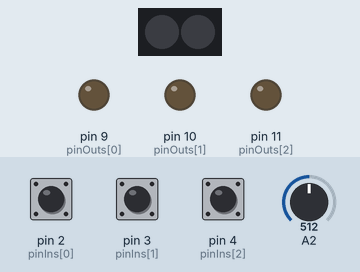
Bench run of a sketch on a simulated Arduino Mega 2560, built with avr-gcc and run on an emulated ATmega2560. Shown: 2 RGB LEDs in strip order, left to right, output pins drawn as LEDs (lit = HIGH). The test bench sets the inputs (shaded band); at power-on: pin 4 (pinIns[2]) HIGH, pin 2 (pinIns[0]) HIGH, pin 3 (pinIns[1]) HIGH, A2 = 512. Dim RGB values are drawn brighter than linear.

Above: at 2.7 s.
2.8 s: pin 4 (pinIns[2]) pulled LOW for 1 s
At 3.57 s:
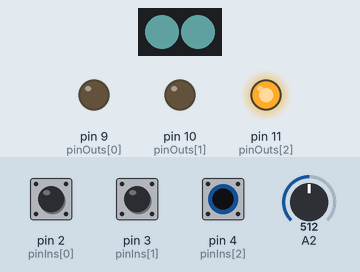
5.8 s: pin 2 (pinIns[0]) pulled LOW for 0.3 s
At 6.07 s:
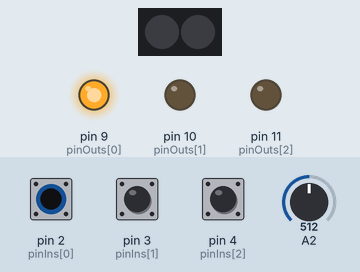
8.8 s: pin 3 (pinIns[1]) pulled LOW for 0.3 s
At 9.25 s:
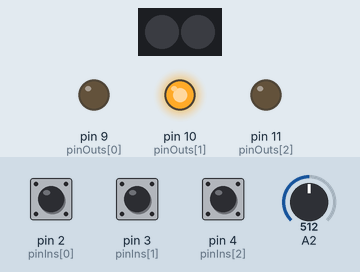
11.8 s: A2 set to 716
14.8 s: A2 set to 900
17.8 s: pin 4 (pinIns[2]) pulled LOW for 1 s
At 18.31 s:
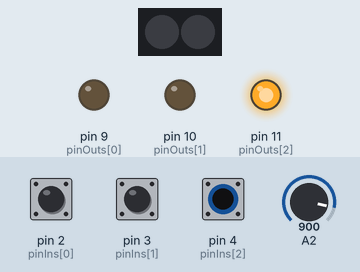
Timing chart, 0 to 21.8 s (numbered marks = the images above; inputs shaded):
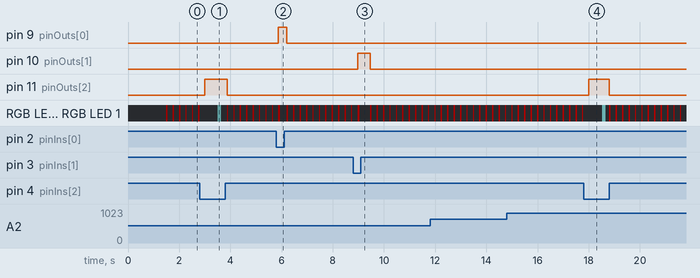

Measured:
- after the input at 2.8 s, pin 11 (pinOuts[2]): LOW → HIGH after 0.20 s, → LOW 0.87 s later
- after the input at 5.8 s, pin 9 (pinOuts[0]): LOW → HIGH after 0.08 s, → LOW 0.33 s later
- after the input at 8.8 s, pin 10 (pinOuts[1]): LOW → HIGH after 0.17 s, → LOW 0.50 s later
- after the input at 17.8 s, pin 11 (pinOuts[2]): LOW → HIGH after 0.19 s, → LOW 0.82 s later

The sketch:

FastLEDwaveTrainC.ino
```cpp
/*  flash 2 neopixel LEDs at various brain wave entraining frequencies
    and colors; brightness adjusts with pot. v. B -- wherein he adds
    mode input switch for various freq and color sets; v. C simplifies mode I/O
    code, adds pulse option: flashes on for 'count' setting (eg 5), then off (dark)
    for 'pulse' x cycle length. Eg if count_max = 5 and pulse = 3 and cycle len =
    25 msec, then flash 5 trains for 125 ms, then dark 75 ms (95 actually)
    Wiring: BCD switch to D2,3,4; LED's to D9,10,11; string power from board gnd/5v;
    string controlled from A1; pot power from gnd/3.3v, center to A2
    ? some code here for mega pins
    Uses: FastLED, analogRead, map, setBrightness, rotary BCD switch/case,
    binary LED output, I/O pin arrays, bitWrite/Read, digitalRead/Write
*/

#include "FastLED.h"
FASTLED_USING_NAMESPACE
// How many leds to control?
#define NUM_LEDS 2
#define BRIGHTNESS 12
#define DATA_PIN A1  // A1
#define LED_TYPE WS2812B
int brite = 0; // sets brightness from pot input during looping
// mode var sets flash freq and color, init/defaults to 0
byte mode = 0;   // variable's 8 bits (max) can be read from switches or other input
// then used to set n LEDs on/off to display val as binary; I only use 0-7, 3 leds

byte pinIns[] = {2, 3, 4};      // input pins for n bit binary switch
// binary led display of mode is optional;
byte pinOuts[] = {9, 10, 11}; //  these are [1's,2's,4's] bin output pins to LEDs
     //  could use for 1s,2s,4s,8s; but my 3 bit switch only goes 0-7

// params control loop freq, pulsing
int liteOn;   // byte never > 254 ms
int liteOff;  // so int better here
int pulse;  // how long to pause between trains

// create leds object
CRGB leds[NUM_LEDS];

void setup()
{

//  pinMode(2, OUTPUT);   // could use loop to config I/O pins from arrays
//  pinMode(3, OUTPUT);
//  pinMode(A0, OUTPUT);   // could use loop to config I/O pins from arrays
//  pinMode(58, OUTPUT);  //mega A4 same as Uno's 18?
//  digitalWrite(2,LOW);
//  digitalWrite(3,HIGH);
//  digitalWrite(A0,LOW);
//  digitalWrite(58,HIGH);

  pinMode(2, INPUT_PULLUP);   // 1s -- digital pins read input from mode switch
  pinMode(3, INPUT_PULLUP);   // 2s
  pinMode(4, INPUT_PULLUP);   // 4s
  // optional binary display of mode
  pinMode(9, OUTPUT);    // pins light LEDs, 9 = low bit, 10 = 2s, 11=4s
  pinMode(10, OUTPUT);   // could use loop to config I/O pins from arrays
  pinMode(11, OUTPUT);

  delay(1500);
  // Uncomment/edit one of the following lines for your led type
  // FastLED.addLeds<WS2811, DATA_PIN, RGB>(leds, NUM_LEDS);
  // FastLED.addLeds<WS2812, DATA_PIN, RGB>(leds, NUM_LEDS);

  FastLED.addLeds<LED_TYPE, DATA_PIN, GRB>(leds, NUM_LEDS);

  FastLED.setBrightness( BRIGHTNESS );

}  // end setup

void loop()
{   // count enables pulsing: flashes (count max)-1 trains, then dark for pulse*period
  static byte count = 1;
  if (count == 6) count = 1;
  // set bits of mode var from inputs, e.g. 3 bit rotary switch
  for (byte i = 0; i < sizeof(pinIns); i++)
  {
    boolean bitOn = digitalRead(pinIns[i]);  // switch pulls the pin low when closed
    bitWrite(mode, i, !bitOn);  // so I invert value
  }

  // optional: binary display mode on LEDs, low endian I/O
  for (byte i = 0; i < sizeof(pinOuts); i++) // or "; i < sizeof(pinOuts);"
  {
    digitalWrite(pinOuts[i], bitRead(mode, i));
  }
  // adjust brightness with pot
  brite = analogRead(A2);
  brite = map(brite, 1, 666, 1, 44); // map 0-3 v pot range to briteness
  FastLED.setBrightness(brite);

  // mode number sets lite freq, color, pulse rate
  switch (mode)  // byte can be used when int expected
  {
    case 0:  // red, 4/sec
      {
        liteOn = 50;
        liteOff = 200;
        leds[0] = CRGB::Red;
        leds[1] = CRGB::Red;
        pulse = 0;
        break;
      }
    case 1:  // 3/sec
      {
        liteOn = 66;
        liteOff = 266;
        leds[0] = CRGB::Red;
        leds[1] = CRGB::Red;
        pulse = 0;
        break;
      }
    case 2:  // 2/sec no pulse
      {
        liteOn = 80;
        liteOff = 420;
        leds[0] = 0xff0000;  // red
        leds[1] = 0xff0000;
        pulse = 0;
        break;
      }
    case 3:  // fast, white, 40/sec
      {
        liteOn = 5;
        liteOff = 20;
        //        leds[0] = CRGB::White;
        //        leds[1] = CRGB::White;
        leds[0] = 0x99ffff; // sl bluish
        leds[1] = 0x99ffff;
        pulse = 0;
        break;
      }
    case 4:  // 40/sec w/ pulse
      {
        liteOn = 5;
        liteOff = 20;
        leds[0] = 0x99ffff; // sl bluish
        leds[1] = 0x99ffff;
        pulse = 2;
        break;
      }
    case 5: // mode 3 w/ longer pulsing
      {
        liteOn = 5;
        liteOff = 20;
        leds[0] = 0x99ffff; // sl bluish
        leds[1] = 0x99ffff;
        pulse = 3;
        break;
      }
          case 6: // 1 hz red w/o pulsing
      {
        liteOn = 66;
        liteOff = 433;
        leds[0] = 0xff0000; // red
        leds[1] = 0xff0000;
        pulse = 0;
        break;
      }
          case 7: // 1 hz red w/ pulsing
      {
        liteOn = 66;
        liteOff = 433;
        leds[0] = 0xff0000;
        leds[1] = 0xff0000;
        pulse = 2;
        break;
      }
    default:
      {
        mode = 0;
        pulse = 0;
        break;
      }
  }  // end switch/case

  FastLED.show();
  delay(liteOn);

  leds[0] = CRGB::Black;
  leds[1] = CRGB::Black;

  FastLED.show();
  delay(liteOff);

  if (count == 5 && pulse != 0)  // delay 'pulse' * loop duration
  {
    delay(pulse * (liteOn + liteOff));
  }

  count++;
}  // end loop
```
